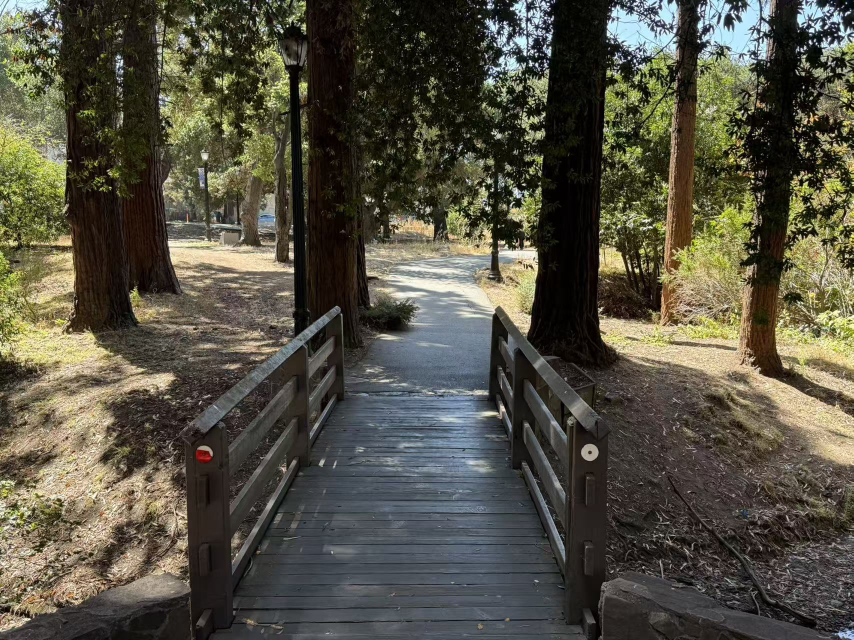
#> input picture project-0/part3/Street-1.jpg, 1707 x 1280 px (shown at 1/2 size); its folder holds 8 pictures in this run
$ python preprocess.py
#> lines starting #> are read from the running program, lines starting #| are printed output that depends on the picture
import cv2
import numpy as np
from pathlib import Path

image_paths = sorted(Path(__file__).resolve().parent.glob("*.jpg"))
boxes = {'Street-1.jpg': (1149, 845, 305, 60), 'Street-2.jpg': (1138, 862, 321, 66), 'Street-3.jpg': (1164, 835, 333, 69), 'Street-4.jpg': (1188, 838, 356, 72), 'Street-5.jpg': (1184, 840, 355, 78), 'Street-6.jpg': (1183, 784, 369, 77), 'Street-7.jpg': (1220, 778, 374, 75)}

target_box = boxes["Street-7.jpg"]
tx, ty, tw, th = target_box


for i, path in enumerate(image_paths):
    img = cv2.imread(path)
#> img is the input picture: shape (1280, 1707, 3); mean B, G, R 67.2, 81.4, 84.3
    name = path.name

    curx, cury, curw, curh = boxes[name]
    scalex = tw / curw
    scaley = th / curh

    M = [
        [scalex, 0, tx - scalex * curx],
        [0, scaley, ty - scaley * cury],
    ]

    M = np.array(M)

    img_new = cv2.warpAffine(img, M, (img.shape[1] - 50, img.shape[0] - 200))
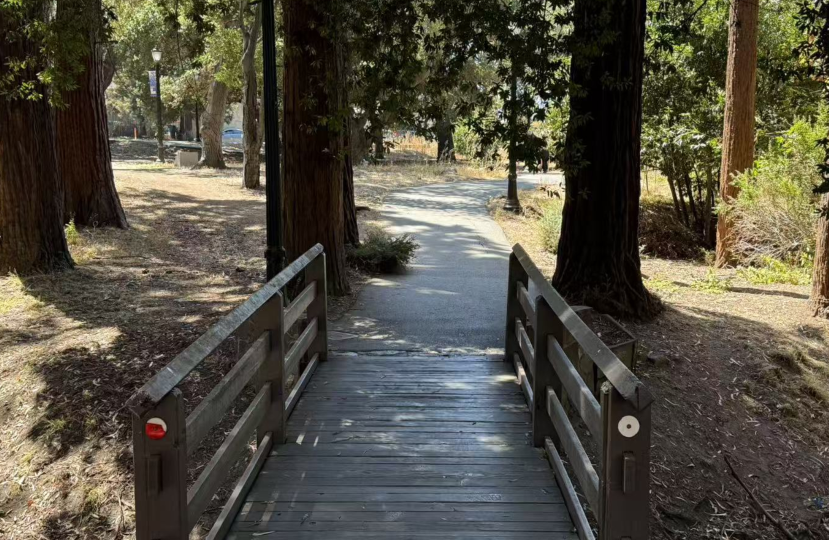
#> img_new: shape (1080, 1657, 3) (shown at 1/2 size); mean B, G, R 66, 79.2, 83.2
    cv2.imwrite(f"aligned-{i}.jpg", img_new)
#> pass 2 of the loop `for i, path in enumerate(image_paths):`:
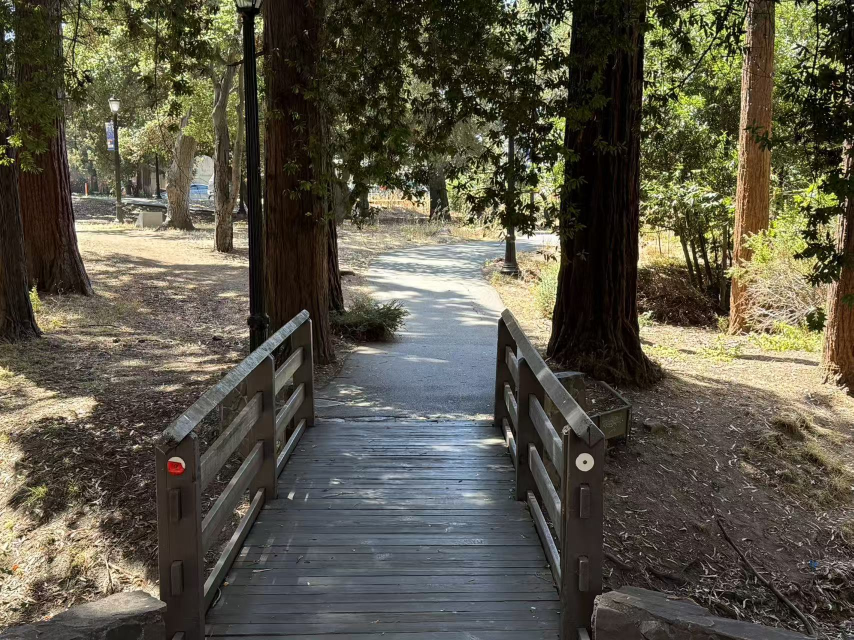
#> input picture project-0/part3/Street-2.jpg, 1707 x 1280 px (shown at 1/2 size)
#> img is the input picture: shape (1280, 1707, 3); mean B, G, R 70.8, 85.6, 89.7
#> `img_new = cv2.warpAffine(img, M, (img.shape[1] - 50, img.shape[0] - 20..`:
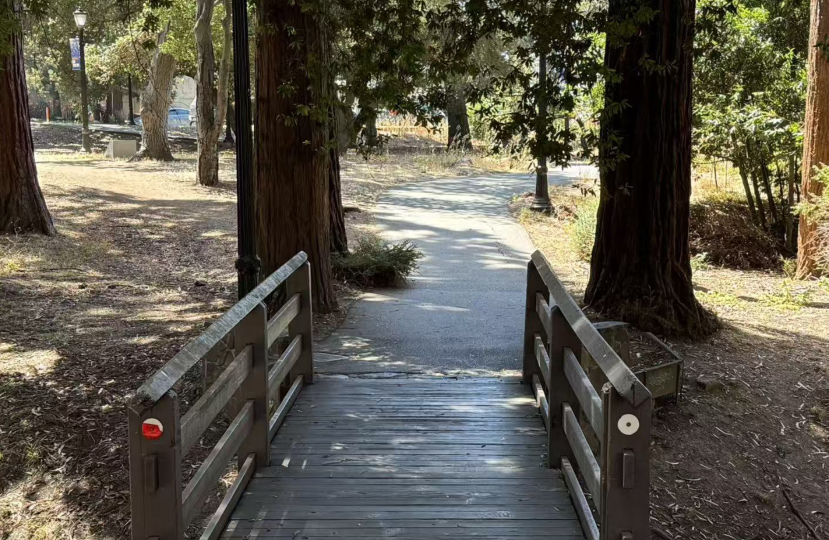
#> img_new: shape (1080, 1657, 3) (shown at 1/2 size); mean B, G, R 75.7, 87.8, 91.9
#> pass 3 of the loop `for i, path in enumerate(image_paths):`:
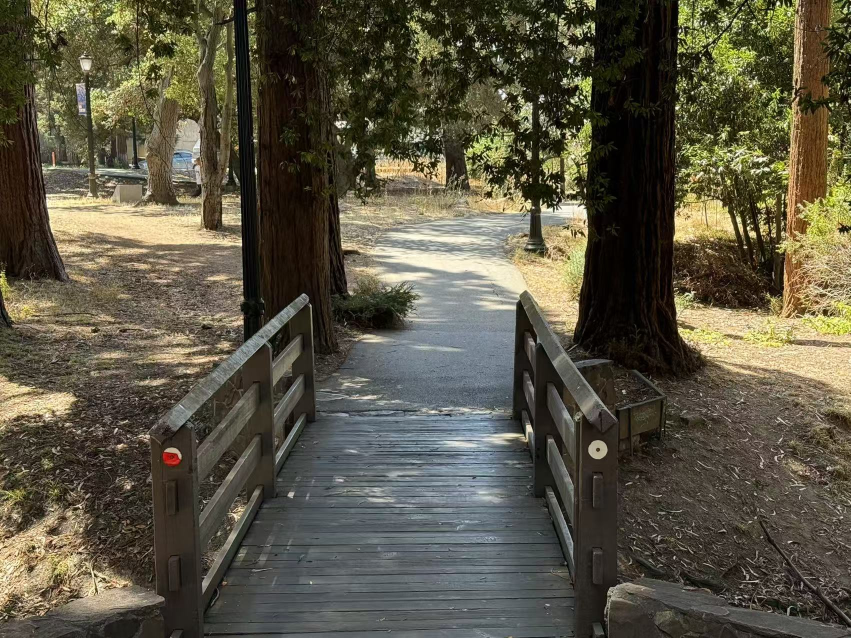
#> input picture project-0/part3/Street-3.jpg, 1702 x 1276 px (shown at 1/2 size)
#> img is the input picture: shape (1276, 1702, 3); mean B, G, R 67.4, 84.9, 89.8
#> `img_new = cv2.warpAffine(img, M, (img.shape[1] - 50, img.shape[0] - 20..`:
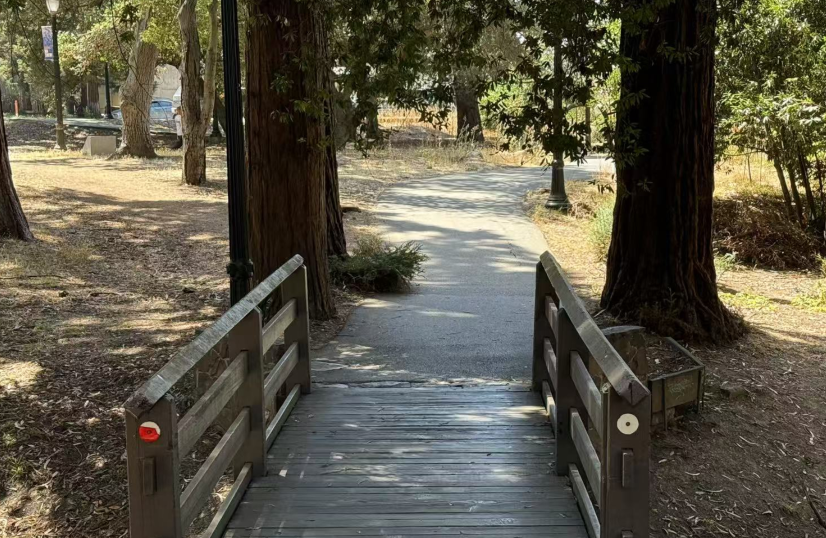
#> img_new: shape (1076, 1652, 3) (shown at 1/2 size); mean B, G, R 69.8, 85.7, 90.2
#> (the run stopped early here; a loop or call above may not have finished)
